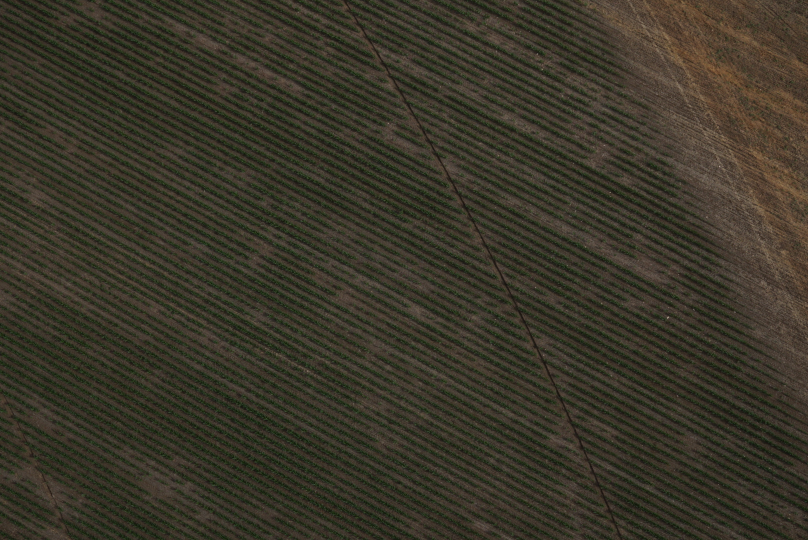
#> input picture dataset_generation/shapes_generation/in_img/sample (1).jpg, 1616 x 1080 px (shown at 1/2 size)
$ python -i shapes1.py   (imports and definitions only)
#> lines starting #> are read from the running program, lines starting #| are printed output that depends on the picture
from PIL import Image, ImageDraw, ImageFont, ImageFilter, ImageEnhance
import string
import random
import os
import glob
import numpy as np
from keras.preprocessing.image import ImageDataGenerator
import numpy as np
import imageio

"""per ogni coppia forma-carattere:
  	1. peschiamo __K__ immagini random dalla cartella img_in, e da ciascuno un settore random della dimensione desiderata (244x244), da usare come sfondo
  	2. per ognuno di questi:
				3. Generiamo __N__ immagini in cui la forma varia per dimensione tra 150 e 170 e il carattere cambia dimensione e font
				4. Per ogni immagine generata:
						5. usiamo ImageDataGenerator e OpenCV per ottenere __M__ immagini modificate random
                            (rotazione, shift, luminosità, shear, zoom, channel shift, contrasto, sfocatura)

total number of pictures = #shapes * #chars * #fonts * M"""


input_images = glob.glob("./in_img/*.jpg")
shapes = glob.glob("./shapes/*.png")
out_path = "./out_img"
# [1 line not run here, left out]

#chars = "ABCDEFGHIJKLMNIOPQRTUVWXYZ0123456789"
chars = "A"

colors = [(0,0,0,255),\
          (255,255,255,255),\
          (150,0,0,255),\
          (0,150,0,255),\
          (0,0,150,255),\
          (128,128,128,255),\
          (255,234,0,255),\
          (128,0,128,255),\
          (165,104,42,255),\
          (255,165,0,255)]

size = 244
box_size = 150
font_size = int(box_size/2)

M = 10

MAX_BLUR = 3
MIN_CONTRAST = 0.5
MIN_SATURATION = 0.5
MAX_SATURATION = 1.5


# [103 lines left out: functions get_rand_pos, phase1, not called in this run]


# [23 lines of commented-out code are left out]


def phase2(intermediate_images, out_dir):
    for image_path in intermediate_images:
        image = Image.open(image_path).convert('RGBA')
        for i in range(5):
            # apply blur and change contrast and saturation
            blur = random.randint(1, MAX_BLUR)
            out = image.filter(ImageFilter.GaussianBlur(blur))
            contrast = random.uniform(MIN_CONTRAST, 1)
            out = ImageEnhance.Contrast(out).enhance(contrast)
            # saturation = random.uniform(MIN_SATURATION, MAX_SATURATION)
            # out = ImageEnhance.Color(out).enhance(saturation)

            id = random.randint(1, 10000)
            name, ext = os.path.splitext(os.path.basename(image_path))
            out.save(name + "_" + str(id) + ext, "PNG")


# [11 lines not run here, left out]

>>> import cv2
>>> picture = cv2.imread('in_img/sample (1).jpg', cv2.IMREAD_GRAYSCALE)
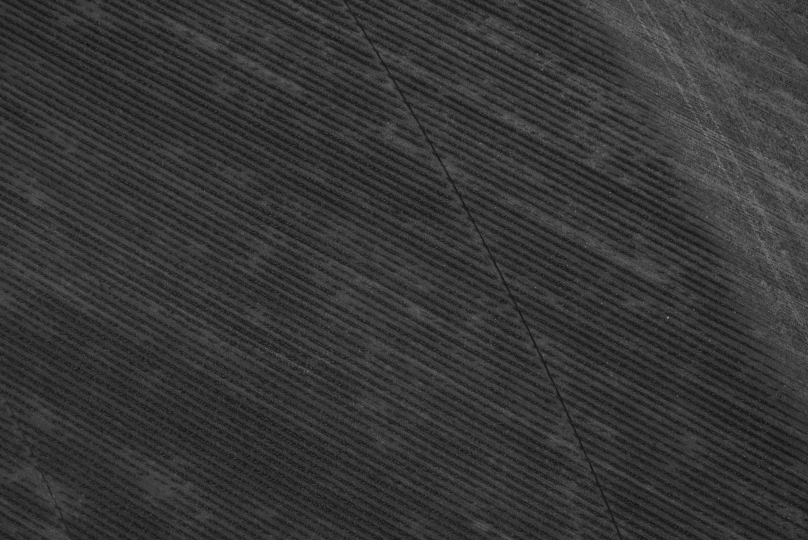
#> picture: shape (1080, 1616) (shown at 1/2 size); min 12, max 190, mean 53.5
>>> result = phase2(picture, 'out.png')
#> (the run stopped early here; a loop or call above may not have finished)

$ run again, on dataset_generation/shapes_generation/in_img/sample (13).jpg
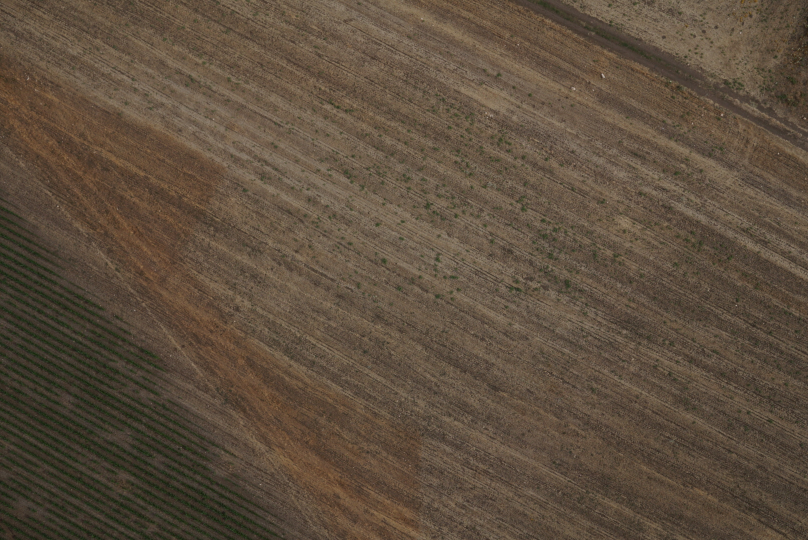
#> input picture dataset_generation/shapes_generation/in_img/sample (13).jpg, 1616 x 1080 px (shown at 1/2 size)
#> `picture = cv2.imread('in_img/sample (1).jpg', cv2.IMREAD_GRAYSCALE)`:
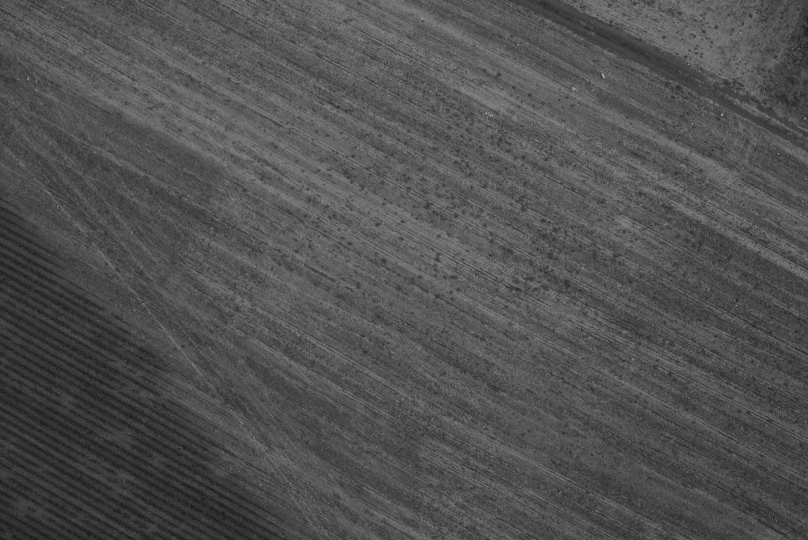
#> picture: shape (1080, 1616) (shown at 1/2 size); min 20, max 194, mean 81.1

$ run again, on dataset_generation/shapes_generation/in_img/sample (14).jpg
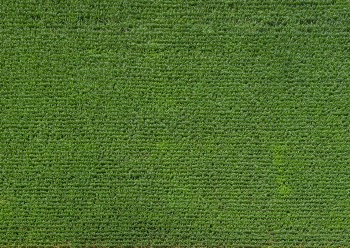
#> input picture dataset_generation/shapes_generation/in_img/sample (14).jpg, 350 x 248 px
#> `picture = cv2.imread('in_img/sample (1).jpg', cv2.IMREAD_GRAYSCALE)`:
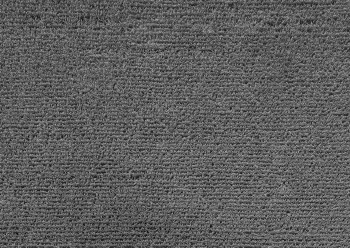
#> picture: shape (248, 350); min 8, max 170, mean 93.3
